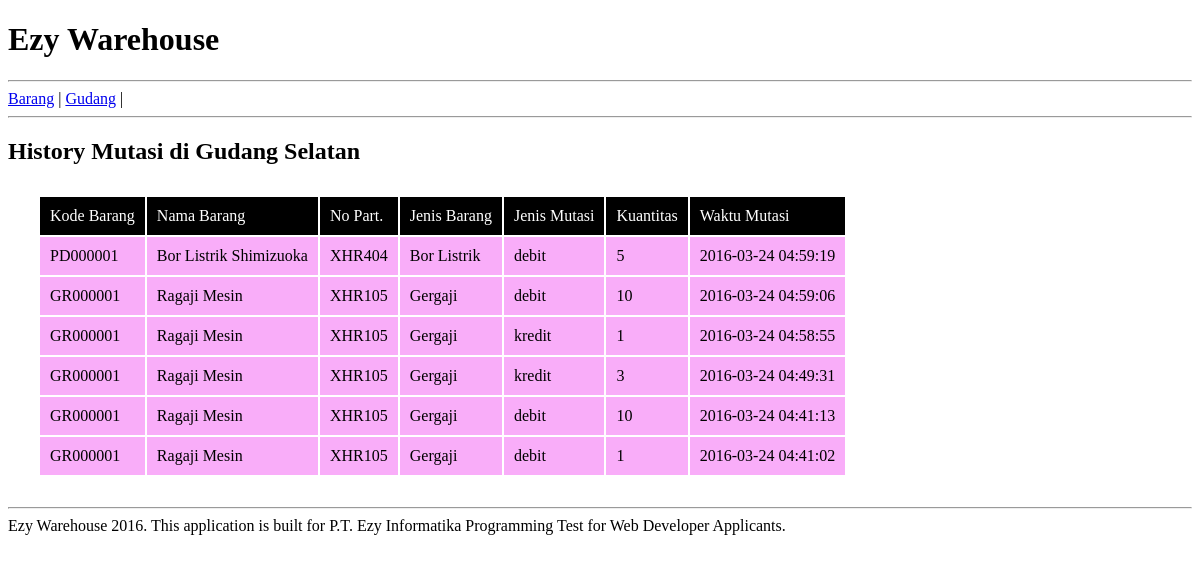
The page /index.php/warehouse/history/GS on the database its author committed.
### tables this page shows
CREATE TABLE IF NOT EXISTS `master_gudang` (
  `Kode_Gudang` varchar(3) NOT NULL,
  `Nama_Gudang` varchar(45) NOT NULL,
  PRIMARY KEY (`Kode_Gudang`)
);

CREATE TABLE IF NOT EXISTS `master_barang` (
  `Kode_Barang` varchar(100) NOT NULL,
  `Nama_Barang` varchar(45) NOT NULL,
  `No_Part` varchar(45) DEFAULT NULL,
  `Created_Date` date DEFAULT NULL,
  `master_jenis_Kode_Jenis` varchar(2) NOT NULL,
  PRIMARY KEY (`Kode_Barang`),
  KEY `fk_master_barang_master_jenis_idx` (`master_jenis_Kode_Jenis`)
);

CREATE TABLE IF NOT EXISTS `master_jenis` (
  `Kode_Jenis` varchar(2) NOT NULL,
  `Nama_Jenis` varchar(45) DEFAULT NULL,
  PRIMARY KEY (`Kode_Jenis`)
);

CREATE TABLE IF NOT EXISTS `mutasi_barang` (
  `id_mutasi_barang` int(11) NOT NULL AUTO_INCREMENT,
  `jumlah_barang` int(11) NOT NULL,
  `jenis_mutasi` enum('kredit','debit') DEFAULT NULL,
  `master_barang_Kode_Barang` varchar(100) NOT NULL,
  `master_gudang_Kode_Gudang` varchar(3) NOT NULL,
  `keterangan` text,
  `Created_Date` timestamp NOT NULL DEFAULT CURRENT_TIMESTAMP ON UPDATE CURRENT_TIMESTAMP,
  PRIMARY KEY (`id_mutasi_barang`),
  KEY `fk_mutasi_barang_master_barang1_idx` (`master_barang_Kode_Barang`),
  KEY `fk_mutasi_barang_master_gudang1_idx` (`master_gudang_Kode_Gudang`)
);

### application/controllers/Warehouse.php (called while the page is built, shortened)
<?php
class Warehouse extends CI_Controller{
	public function __construct()
	{
		$this->load->model('barang_model');
		$this->load->model('gudang_model');
	}
	public function history($kode_gudang)
	{
		$gudang = $this->gudang_model->get_gudang_by_id($kode_gudang);
		$daftar_barang = $this->gudang_model->get_history_mutasi($kode_gudang);
		$content = $this->load->view('warehouse/history', array('daftar_barang'=>$daftar_barang, 'gudang'=>$gudang), true);
		$this->load->view('layout', array('content'=>$content, 'script'=>''));
	}
}

### index.php (called while the page is built, shortened)
<?php
require_once BASEPATH.'core/CodeIgniter.php';

### application/models/Gudang_model.php (called while the page is built, shortened)
<?php
class Gudang_model extends CI_Model {
	public function get_gudang_by_id($id)
	{
		$query = $this->db->query(' SELECT mg.* FROM master_gudang mg WHERE Kode_Gudang="'.$id.'"');
		return $query->row();
	}
	public function get_history_mutasi($kode_gudang)
	{
		$query = $this->db->query(" SELECT
									    mb2.*, mj.Nama_Jenis, mt.jenis_mutasi, mt.jumlah_barang, mt.Created_Date
									FROM
										master_barang mb2
										LEFT JOIN master_jenis mj on mj.Kode_Jenis = mb2.master_jenis_Kode_Jenis
										LEFT JOIN mutasi_barang mt on mt.master_barang_Kode_Barang = mb2.Kode_Barang
										LEFT JOIN master_gudang mg on mg.Kode_Gudang = mt.master_gudang_Kode_Gudang
									WHERE mt.master_gudang_Kode_Gudang = '".$kode_gudang."'
									ORDER BY mt.Created_Date DESC ");
		return $query->result();
	}
}
?>

### application/views/warehouse/history.php (the view)
<h2>History Mutasi di <?php echo $gudang->Nama_Gudang ?></h2>
<table class="ezy-table" id="table-gudang">
	<thead>
		<tr>
			<td>Kode Barang</td>
			<td>Nama Barang</td>
			<td>No Part.</td>
			<td>Jenis Barang</td>
			<td>Jenis Mutasi</td>
			<td>Kuantitas</td>
			<td>Waktu Mutasi</td>
		</tr>
	</thead>
	<tbody>
		<?php foreach ($daftar_barang as $row) { ?>
		<tr>
			<td><?php echo $row->Kode_Barang ?></td>
			<td><?php echo $row->Nama_Barang ?></td>
			<td><?php echo $row->No_Part ?></td>
			<td><?php echo $row->Nama_Jenis ?></td>
			<td><?php echo $row->jenis_mutasi ?></td>
			<td><?php echo $row->jumlah_barang; ?></td>
			<td><?php echo $row->Created_Date; ?></td>
		</tr>
		<?php } ?>
	</tbody>
</table>

### assets/css/main.css (style rules this page uses)
.ezy-table { margin:30px; }
.ezy-table thead td { padding: 10px; background: black; color: white; }
.ezy-table tbody td { padding: 10px; background: #F9ADF9 ; }

### rows shown on the page
master_gudang: Nama_Gudang "Gudang Selatan"
master_barang: Kode_Barang "PD000001", Nama_Barang "Bor Listrik Shimizuoka", No_Part "XHR404", master_jenis_Kode_Jenis.Nama_Jenis "Bor Listrik", mutasi_barang.jenis_mutasi "debit", mutasi_barang.jumlah_barang "5", mutasi_barang.Created_Date "2016-03-24 04:59:19"
master_barang: Kode_Barang "GR000001", Nama_Barang "Ragaji Mesin", No_Part "XHR105", master_jenis_Kode_Jenis.Nama_Jenis "Gergaji", mutasi_barang.jenis_mutasi "debit", mutasi_barang.jumlah_barang "10", mutasi_barang.Created_Date "2016-03-24 04:59:06", mutasi_barang.jenis_mutasi "kredit", mutasi_barang.jumlah_barang "1", mutasi_barang.Created_Date "2016-03-24 04:58:55", mutasi_barang.jumlah_barang "3", mutasi_barang.Created_Date "2016-03-24 04:49:31", mutasi_barang.Created_Date "2016-03-24 04:41:13", mutasi_barang.Created_Date "2016-03-24 04:41:02"
